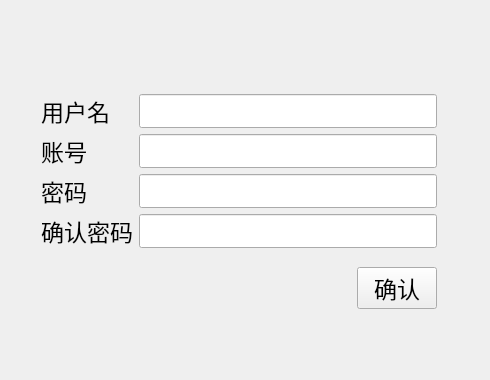
<?xml version="1.0" encoding="UTF-8"?>
<ui version="4.0">
 <class>registration</class>
 <widget class="QWidget" name="registration">
  <property name="geometry">
   <rect>
    <x>0</x>
    <y>0</y>
    <width>490</width>
    <height>380</height>
   </rect>
  </property>
  <property name="font">
   <font>
    <pointsize>17</pointsize>
   </font>
  </property>
  <property name="windowTitle">
   <string>注册UNO</string>
  </property>
  <widget class="QWidget" name="">
   <property name="geometry">
    <rect>
     <x>41</x>
     <y>94</y>
     <width>396</width>
     <height>215</height>
    </rect>
   </property>
   <layout class="QVBoxLayout" name="verticalLayout">
    <item>
     <layout class="QFormLayout" name="formLayout">
      <item row="0" column="0">
       <widget class="QLabel" name="label">
        <property name="text">
         <string>用户名</string>
        </property>
       </widget>
      </item>
      <item row="0" column="1">
       <widget class="QLineEdit" name="user_name"/>
      </item>
      <item row="1" column="0">
       <widget class="QLabel" name="label_2">
        <property name="text">
         <string>账号</string>
        </property>
       </widget>
      </item>
      <item row="2" column="0">
       <widget class="QLabel" name="label_3">
        <property name="text">
         <string>密码</string>
        </property>
       </widget>
      </item>
      <item row="2" column="1">
       <widget class="QLineEdit" name="user_password">
        <property name="echoMode">
         <enum>QLineEdit::Password</enum>
        </property>
       </widget>
      </item>
      <item row="3" column="0">
       <widget class="QLabel" name="label_4">
        <property name="font">
         <font>
          <pointsize>17</pointsize>
         </font>
        </property>
        <property name="text">
         <string>确认密码</string>
        </property>
       </widget>
      </item>
      <item row="3" column="1">
       <widget class="QLineEdit" name="user_password2">
        <property name="echoMode">
         <enum>QLineEdit::Password</enum>
        </property>
       </widget>
      </item>
      <item row="1" column="1">
       <widget class="QLineEdit" name="user_account"/>
      </item>
     </layout>
    </item>
    <item>
     <layout class="QHBoxLayout" name="horizontalLayout">
      <item>
       <spacer name="horizontalSpacer">
        <property name="orientation">
         <enum>Qt::Horizontal</enum>
        </property>
        <property name="sizeHint" stdset="0">
         <size>
          <width>40</width>
          <height>20</height>
         </size>
        </property>
       </spacer>
      </item>
      <item>
       <widget class="QPushButton" name="button_yes">
        <property name="text">
         <string>确认</string>
        </property>
       </widget>
      </item>
     </layout>
    </item>
   </layout>
  </widget>
 </widget>
 <resources/>
 <connections/>
</ui>
